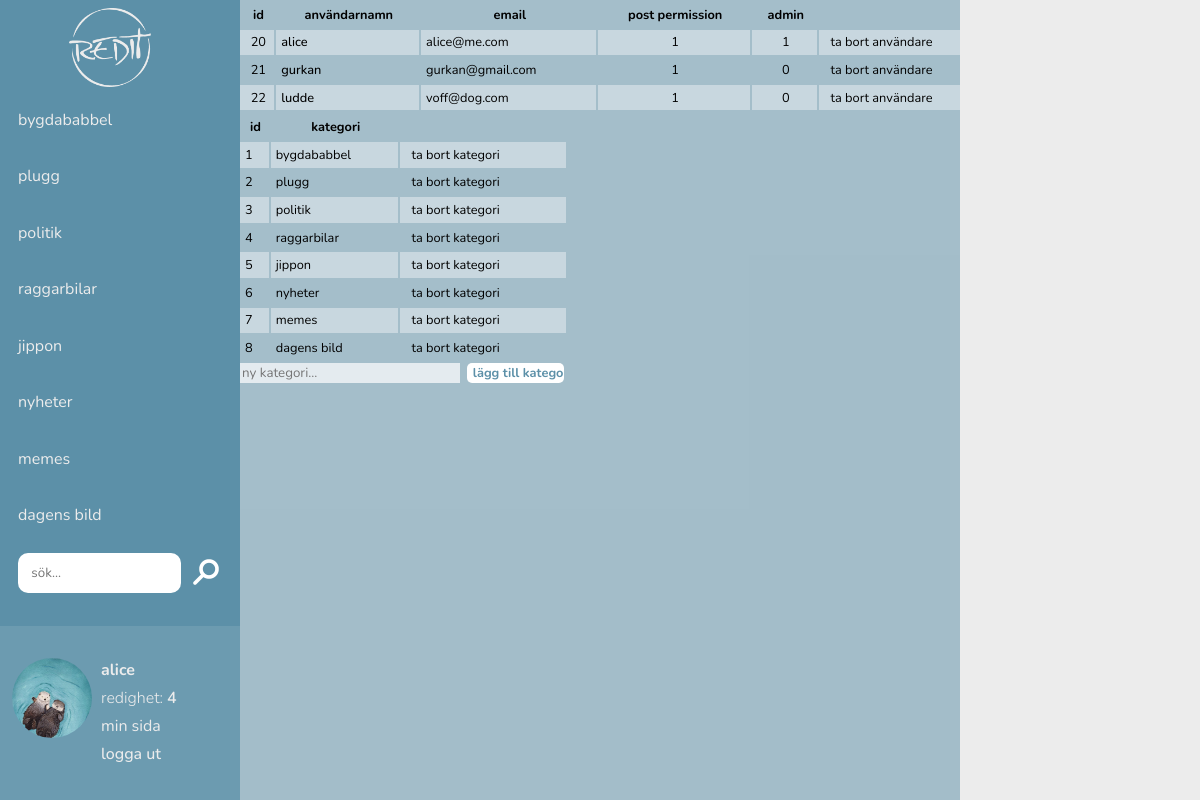
/userpage/admin_page.php (signed in), run on the app's committed database.
### tables this page shows
CREATE TABLE `categories` (
  `cat_id` int(11) unsigned NOT NULL AUTO_INCREMENT,
  `category` varchar(50) DEFAULT '',
  PRIMARY KEY (`cat_id`)
);

CREATE TABLE `users` (
  `user_id` int(11) unsigned NOT NULL AUTO_INCREMENT,
  `username` varchar(20) NOT NULL DEFAULT '',
  `password` varchar(256) NOT NULL DEFAULT '',
  `email` varchar(30) NOT NULL DEFAULT '',
  `avatar` varchar(256) DEFAULT NULL,
  `bio` varchar(1000) DEFAULT '',
  `admin` tinyint(1) NOT NULL DEFAULT '0',
  `moderator` tinyint(1) NOT NULL DEFAULT '0',
  `post_permission` tinyint(11) NOT NULL DEFAULT '1',
  `member_since` date DEFAULT NULL,
  PRIMARY KEY (`user_id`)
);

### userpage/admin_page.php (the view, shortened to what this page needs)
<?php
require '../init/config.php';
require "../init/header.php";
include '../init/sidebar.php';
?>
<div id="maincontent" class="admin_page_main">
<div id="admin_users">
  <table class='admin_list'>
  <tr>
  <th>
    id
  </th>
  <th>
    användarnamn
  </th>
  <th>
    email
  </th>
  <th>
    post permission
  </th>
  <th>
    admin
  </th>
  </tr>
<?php
$query = "SELECT * FROM users";
$result = mysqli_query($conn, $query);
if (mysqli_num_rows($result) >= 0) {
  while ($row = mysqli_fetch_assoc($result)) {
    $user_id = $row['user_id'];
    $username = $row['username'];
    $email = $row['email'];
    $post_permission = $row['post_permission'];
    $admin = $row['admin'];
    echo "
    <tr>
    <td class='center'>
      $user_id
    </td>
    <td>
      <a class='links' href='../userpage/user.php?username=$username'>$username</a>
    </td>
    <td>
      $email
    </td>
    <td class='center'>
      $post_permission
    </td>
    <td class='center'>
    "
    ?>
    <form method="post" action="edit_user.php?mod=<?php echo $username; ?>">
      <input type="submit" value="<?php echo $admin; ?>" name="user"><br>
    </form>
    <?php
    echo " </td> <td> ";
    ?>
      <form method="post" action="edit_user.php?delete=<?php echo $username; ?>">
        <input class="last_col" type="submit" value="ta bort användare" name="user"><br>
      </form>
    <?php
    echo "
    </td>
    </tr>";
    }
  }
  ?>
</table>
</div>
<div id="admin_categories">
  <table class='admin_list'>
  <tr>
  <th>
    id
  </th>
  <th>
    kategori
  </th>
  </tr>
  <?php
    $sql3 = "SELECT * FROM categories";
    $result3 = mysqli_query($conn, $sql3);
    if(mysqli_num_rows($result3) > 0) {
      while ($rows = mysqli_fetch_assoc($result3)) {
        $cat_id = $rows['cat_id'];
        $category = $rows['category'];
        echo "<tr>
        <td>
        $cat_id
        </td>
        <td>
        $category
        </td>
        <td>
        <form method='post' action='../posts/edit_categories.php?delete=$category'>
          <input class='delete_cat' type='submit' name='remove_cat' value='ta bort kategori' />
        </form>
        </td>
        </tr>";
      }
      echo "</table>";
    }
    echo "<form id='new_cat' method='post' action='../posts/edit_categories.php?add=category'>
      <input type='text' id='new_cat_text' name='new_cat' placeholder='ny kategori...'/>
      <input type='submit' id='new_cat_submit' class='add_cat' name='add_cat' value='lägg till kategori' />
    </form>";
   ?>
</div>
</div>

### init/sidebar.php (shortened to what this page needs)
<?php require 'config.php'; ?>
<div id="sidebar">
  <a href="../home/index.php"><img src="../img/logo_text_gr.png" /></a>
  <span id='sidebar_stuff'>
    <?php
      $sql = "SELECT * FROM categories";
      $result = mysqli_query($conn, $sql);
      if($result) {
        while ($rows = mysqli_fetch_assoc($result)) {
          $category = $rows['category'];
          $printCat = '';
          $printCat .= "<a href='../home/index.php?category=$category' class='category regular";
          $printCat .= "'>$category</a>";
          echo $printCat;
        }
      }
    ?>
  <div id="search_function">
    <form method="post" action="../search/search-parse.php">
      <input type="text" name="search" id="search_field" placeholder="sök..."/>
      <label for="submit_search">
        <img src="../img/search.png" id="search_symbol"/>
      </label>
    </form>
  </div>
  </span>
  <div id='char-indicator'>
    <?php
      $user = $_SESSION['username'];
      $sql = "SELECT avatar FROM users WHERE username='$user'";
      $result = mysqli_query($conn, $sql);
      if ($result) {
        $data = $result->fetch_assoc();
        if ($data['avatar'] !== NULL) {
          echo "<span id='avatar' style='background-image:url(../uploads/upload_avatar/" . $data['avatar'] . ");'></span>";
        } else {
          echo "<span id='avatar' style='background-image:url(../img/sample-avatar.png);'></span>";
        }
      }
    ?>
    <div id='char-info'>
      <span id='username' class='bold'> <?php echo $_SESSION['username']; ?> </span> <br />
      <span id='redighet' class='light'>redighet: <span id='redighet' class='semi-bold'>
        <?php
          $user = $_SESSION['username'];
          $sql = "SELECT post_likes FROM posts WHERE post_creator='$user'";
          $result = mysqli_query($conn, $sql);
          if (mysqli_num_rows($result) > 0) {
            $likes = 0;
            while ($rows = mysqli_fetch_assoc($result)) {
              $like = $rows['post_likes'];
              $likes += $like;
            }
            echo $likes;
          }
         ?>
      </span></span><br />
  <form method="post" action="../userpage/userpage.php?user=<?php echo $_SESSION['username']; ?>" name="userpage_access">
    <input type="submit" value="min sida" />
  </form>
      <a href="../landingpage/logout.php" class='links'>logga ut</a>
    </div>
  </div>
</div>

### styles/posts.css (style rules this page uses)
* { font-family: 'Nunito', sans-serif; }

### styles/main.css (style rules this page uses)
* { font-family: 'Nunito', sans-serif; box-sizing: border-box; }
.center { text-align: center; }
.light { font-weight: 300; }
.regular { font-weight: 400; }
.semi-bold { font-weight: 600; }
.bold { font-weight: 700; }
a.links { font-weight: 500; text-decoration: none; color: #000; }
#sidebar { width: 20vw; height: 100vh; background-color: rgb(92,144,168); margin: 0; color: #fff; position: fixed; top: 0; left: 0; padding: 1vh 1.5vw; }
#sidebar img { width: 40%; margin-left: 25%; }
#sidebar_stuff { margin-top: 2vh; height: 60vh; display: flex; flex-direction: column; justify-content: space-between; }
#sidebar a.category { color: #ececec; text-decoration: none; display: block; width: 120%; font-size: 1em; margin-left: -2.5vh; padding-left: 2.5vh; }
#search_function { width: 100%; height: 3em; display: inline; margin-top: -0.5em; margin-bottom: -0.75em; }
#search_field { width: 80%; margin: 0; height: 3em; border-radius: 10px; border: none; padding: 0.5em 1em; }
img#search_symbol { height: 1.6em; width: 1.6em; margin: 0; margin-bottom: -0.5em; margin-left: 0.5em; }
#sidebar #char-indicator { position: fixed; bottom: 0; left: 0; width: 20vw; background-color: rgba(255,255,255,0.1); padding: 4vh 1vw 4vh 1vw; color: #ececec; }
#sidebar #char-indicator span#avatar { width: 10vh; height: 10vh; border-radius: 50%; float: left; background-repeat: no-repeat; background-size: cover; }
#sidebar #char-indicator #char-info { float: left; padding-left: 0.75vw; margin-top: -0.2vh; font-size: 1em; line-height: 1.75em; }
#sidebar #char-indicator #char-info a { color: #ececec; text-decoration: none; }
#sidebar #char-indicator input { background-color: rgba(255, 0, 0, 0); border: none; font-size: 1em; line-height: 1.75em; padding: 0; color: #ececec; }
#maincontent { position: fixed; top: 0; left: 0; width: 60vw; height: 100vh; margin-left: 20vw; overflow: scroll; }
.admin_page_main { background-color: rgba(92, 144, 168, 0.5); padding: 0; }
.admin_list { width: 102%; margin: 0 -2px; }
.admin_list tr:nth-child(even) { background-color: rgba(255,255,255,0.4); }
.admin_list td, .admin_list th { font-size: 0.8em; height: 2em; padding: 0.2em; padding-left: 0.4em; }
.admin_list input { background-color: rgba(255, 255, 255, 0); border: none; font-size: 1em; }
.admin_list input.last_col { margin-right: -20px; }
#admin_categories { width: 45%; }
#new_cat_text { background-color: rgba(255, 255, 255, 0.7); border: none; width: 68%; float:left; height: 20px; }
#new_cat_submit { width: 30%; float: right; background-color: #fff; border: none; border-radius: 5px; color: rgb(92, 144, 168); font-weight: 700; font-size: 0.8em; height: 20px; }

### styles/start.css (style rules this page uses)
* { font-family: 'Nunito', sans-serif; box-sizing: border-box; }
.light { font-weight: 300; }
.regular { font-weight: 400; }
.semi-bold { font-weight: 600; }
.bold { font-weight: 700; }

### data on the page
categories: category "bygdababbel", cat_id "1"
categories: category "plugg", cat_id "2"
categories: category "politik", cat_id "3"
categories: category "raggarbilar", cat_id "4"
categories: category "jippon", cat_id "5"
categories: category "nyheter", cat_id "6"
categories: category "memes", cat_id "7"
categories: category "dagens bild", cat_id "8"
users: avatar (picture), user_id "20", username "alice", email "alice@me.com", post_permission "1", user "1"
users: user_id "21", username "gurkan", email "gurkan@gmail.com", post_permission "1", user "0"
users: user_id "22", username "ludde", email "voff@dog.com", post_permission "1", user "0"

### other printed values
$_SESSION['username'] "alice"
$likes "4"
